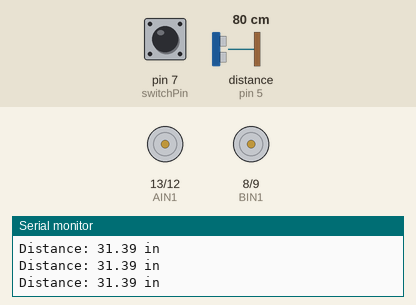
Simulated run of this sketch. Board: Arduino Uno, built with avr-gcc and run on an emulated ATmega328P. On the bench: motor-driver pin pairs drawn as motors (green arrow = first pin HIGH = forward, orange = second pin HIGH = backward, longer = more drive, scaled by the enable pin), the last lines printed to the serial monitor. Wiring (inferred from the names in the program): ultrasonic range finder: trigger pin 6; echo pin 5. The inputs (shaded band) are chosen by the test bench; at power-on: pin 7 (switchPin) HIGH, distance to the obstacle (sensor on pin 5) 80 cm. The echo pulse lasts 58.3 µs per cm.

Above: at 1.2 s.
1.3 s: pin 7 (switchPin) pulled LOW for 0.15 s
At 2.3 s:
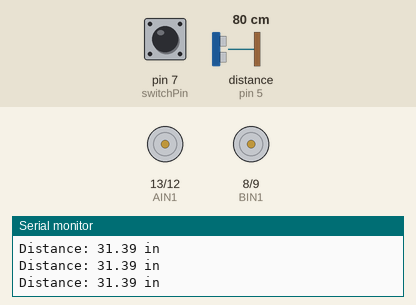
2.9 s: distance to the obstacle (sensor on pin 5) set to 2 cm
5.9 s: pin 7 (switchPin) pulled LOW for 1 s
At 7.1 s:
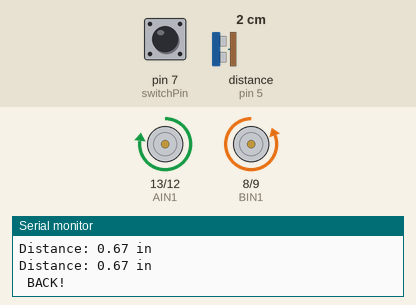
8.7 s: pin 7 (switchPin) pulled LOW for 3.2 s
At 13.2 s:
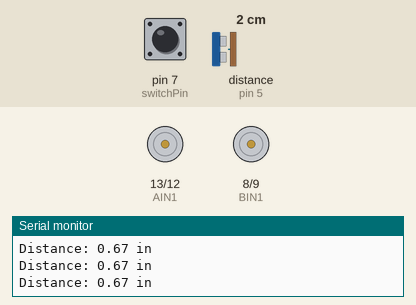
13.4 s: distance to the obstacle (sensor on pin 5) set to 35 cm
16.4 s: pin 7 (switchPin) pulled LOW for 0.15 s
At 17.7 s:
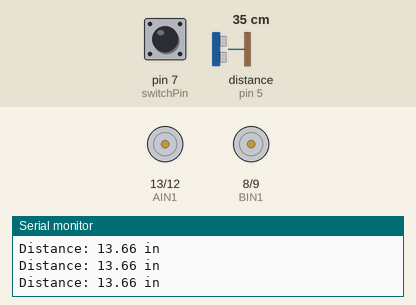
Timing chart, 0 to 19.0 s (numbered marks = the images above; inputs shaded):
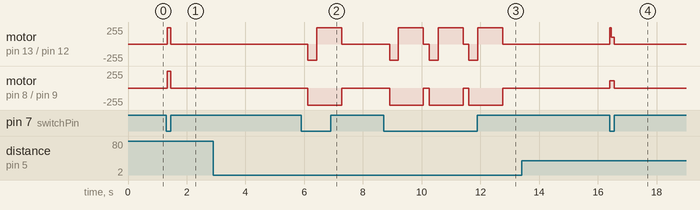

The sketch:

SIK_Circuit_5C_AutonomousRobot_Challenge_Proportional.ino
```cpp
/*
  SparkFun Inventor’s Kit
  Circuit 5C - Autonomous Robot

  HACK!!!! Coding Challenge.. Detect objects sooner, and do a spin!
*/


//the right motor will be controlled by the motor A pins on the motor driver
const int AIN1 = 13;  //control pin 1 on the motor driver for the right motor
const int AIN2 = 12;  //control pin 2 on the motor driver for the right motor
const int PWMA = 11;  //speed control pin on the motor driver for the right motor

//the left motor will be controlled by the motor B pins on the motor driver
const int PWMB = 10;  //speed control pin on the motor driver for the left motor
const int BIN2 = 9;   //control pin 2 on the motor driver for the left motor
const int BIN1 = 8;   //control pin 1 on the motor driver for the left motor


//distance variables
const int trigPin = 6;
const int echoPin = 5;

int switchPin = 7;  //switch to turn the robot on and off

float distance = 0;             //variable to store the distance measured by the distance sensor
float detectStopDistance = 6;  // variable to store limit before turning around
float detectSlowDistance = 24;  // variable to start slowing at this speed
const int spinTimes = 4.5;

float leftGain = 1.00;   // left wheel gain
float rightGain = 0.95;  // right wheel gain

//robot behaviour variables
int backupTime = 300;  //amount of time that the robot will back up when it senses an object
int turnTime = 200;    //amount that the robot will turn once it has backed up

/********************************************************************************/
void setup() {
  pinMode(trigPin, OUTPUT);  //this pin will send ultrasonic pulses out from the distance sensor
  pinMode(echoPin, INPUT);   //this pin will sense when the pulses reflect back to the distance sensor

  pinMode(switchPin, INPUT_PULLUP);  //set this as a pullup to sense whether the switch is flipped


  //set the motor control pins as outputs
  pinMode(AIN1, OUTPUT);
  pinMode(AIN2, OUTPUT);
  pinMode(PWMA, OUTPUT);

  pinMode(BIN1, OUTPUT);
  pinMode(BIN2, OUTPUT);
  pinMode(PWMB, OUTPUT);

  Serial.begin(9600);                       //begin serial communication with the computer
  Serial.print("To infinity and beyond!");  //test the serial connection
}

/********************************************************************************/
void loop() {
  //DETECT THE DISTANCE READ BY THE DISTANCE SENSOR
  distance = getDistance();

  Serial.print("Distance: ");
  Serial.print(distance);
  Serial.println(" in");  // print the units

  if (digitalRead(switchPin) == LOW) {  //if the on switch is flipped

    if (distance < detectStopDistance) {  //if an object is detected
      //back up and turn
      Serial.print(" ");
      Serial.print("BACK!");

      //stop for a moment
      rightMotor(0);
      leftMotor(0);
      delay(200);

      //back up
      rightMotor(-255);
      leftMotor(-255);
      delay(backupTime);

      //turn away from obstacle
      rightMotor(255);
      leftMotor(-255);
      delay(turnTime * spinTimes);

    } else {  //if no obstacle is detected drive forward
      Serial.print(" ");
      float distanceGain = 1;
      int origSpeed = 255;

      if (distance < detectSlowDistance && distance >= detectStopDistance) {
          float reduceGain = (distance - detectStopDistance) / (detectSlowDistance - detectStopDistance);
          origSpeed =reduceGain * origSpeed;
                Serial.print("Slowing...");
                Serial.print(origSpeed);
      }
      else
            Serial.print("Moving...");


      rightMotor(origSpeed);
      leftMotor(origSpeed);
    }
  } else {  //if the switch is off then stop

    //stop the motors
    rightMotor(0);
    leftMotor(0);
  }

  delay(50);  //wait 50 milliseconds between readings
}

/********************************************************************************/
void rightMotor(int motorSpeed)  //function for driving the right motor
{
  if (motorSpeed > 0)  //if the motor should drive forward (positive speed)
  {
    digitalWrite(AIN1, HIGH);  //set pin 1 to high
    digitalWrite(AIN2, LOW);   //set pin 2 to low
  } else if (motorSpeed < 0)   //if the motor should drive backward (negative speed)
  {
    digitalWrite(AIN1, LOW);   //set pin 1 to low
    digitalWrite(AIN2, HIGH);  //set pin 2 to high
  } else                       //if the motor should stop
  {
    digitalWrite(AIN1, LOW);  //set pin 1 to low
    digitalWrite(AIN2, LOW);  //set pin 2 to low
  }

  motorSpeed = abs(motorSpeed)* rightGain;
  analogWrite(PWMA, motorSpeed);  // HAcK Reduce GAIN due to misaligned wheels
                                              //now that the motor direction is set, drive it at the entered speed
}

/********************************************************************************/
void leftMotor(int motorSpeed)  //function for driving the left motor
{
  if (motorSpeed > 0)  //if the motor should drive forward (positive speed)
  {
    digitalWrite(BIN1, HIGH);  //set pin 1 to high
    digitalWrite(BIN2, LOW);   //set pin 2 to low
  } else if (motorSpeed < 0)   //if the motor should drive backward (negative speed)
  {
    digitalWrite(BIN1, LOW);   //set pin 1 to low
    digitalWrite(BIN2, HIGH);  //set pin 2 to high
  } else                       //if the motor should stop
  {
    digitalWrite(BIN1, LOW);  //set pin 1 to low
    digitalWrite(BIN2, LOW);  //set pin 2 to low
  }

  motorSpeed = abs(motorSpeed) * leftGain;
  analogWrite(PWMB, motorSpeed);  //now that the motor direction is set, drive it at the entered speed
}

/********************************************************************************/
//RETURNS THE DISTANCE MEASURED BY THE HC-SR04 DISTANCE SENSOR
float getDistance() {
  float echoTime;            //variable to store the time it takes for a ping to bounce off an object
  float calculatedDistance;  //variable to store the distance calculated from the echo time

  //send out an ultrasonic pulse that's 10ms long
  digitalWrite(trigPin, HIGH);
  delayMicroseconds(10);
  digitalWrite(trigPin, LOW);

  echoTime = pulseIn(echoPin, HIGH);  //use the pulsein command to see how long it takes for the
                                      //pulse to bounce back to the sensor

  calculatedDistance = echoTime / 148.0;  //calculate the distance of the object that reflected the pulse (half the bounce time multiplied by the speed of sound)

  return calculatedDistance;  //send back the distance that was calculated
}
```

Measured:
- after the input at 1.3 s, motor on pin 13 (AIN1) / pin 12 (AIN2): stopped → forward 242/255 at once, → stopped 0.11 s later; motor on pin 8 (BIN1) / pin 9 (BIN2): stopped → forward 255/255 at once, → stopped 0.11 s later
- after the input at 5.9 s, motor on pin 13 (AIN1) / pin 12 (AIN2): stopped → backward 242/255 after 0.22 s, → forward 242/255 0.30 s later, → stopped 0.85 s later; motor on pin 8 (BIN1) / pin 9 (BIN2): stopped → backward 255/255 after 0.22 s, → stopped 1.2 s later
- after the input at 8.7 s, motor on pin 13 (AIN1) / pin 12 (AIN2): stopped → backward 242/255 after 0.21 s, then repeats every 1.4 s: forward 242/255 0.85 s, stopped 0.20 s, backward 242/255 0.30 s; motor on pin 8 (BIN1) / pin 9 (BIN2): alternates backward 255/255 for 1.2 s and stopped for 0.20 s, starting after 0.21 s
- after the input at 16.4 s, motor on pin 13 (AIN1) / pin 12 (AIN2): stopped → forward 104/255 at once, → stopped 0.16 s later; motor on pin 8 (BIN1) / pin 9 (BIN2): stopped → forward 110/255 at once, → stopped 0.16 s later
